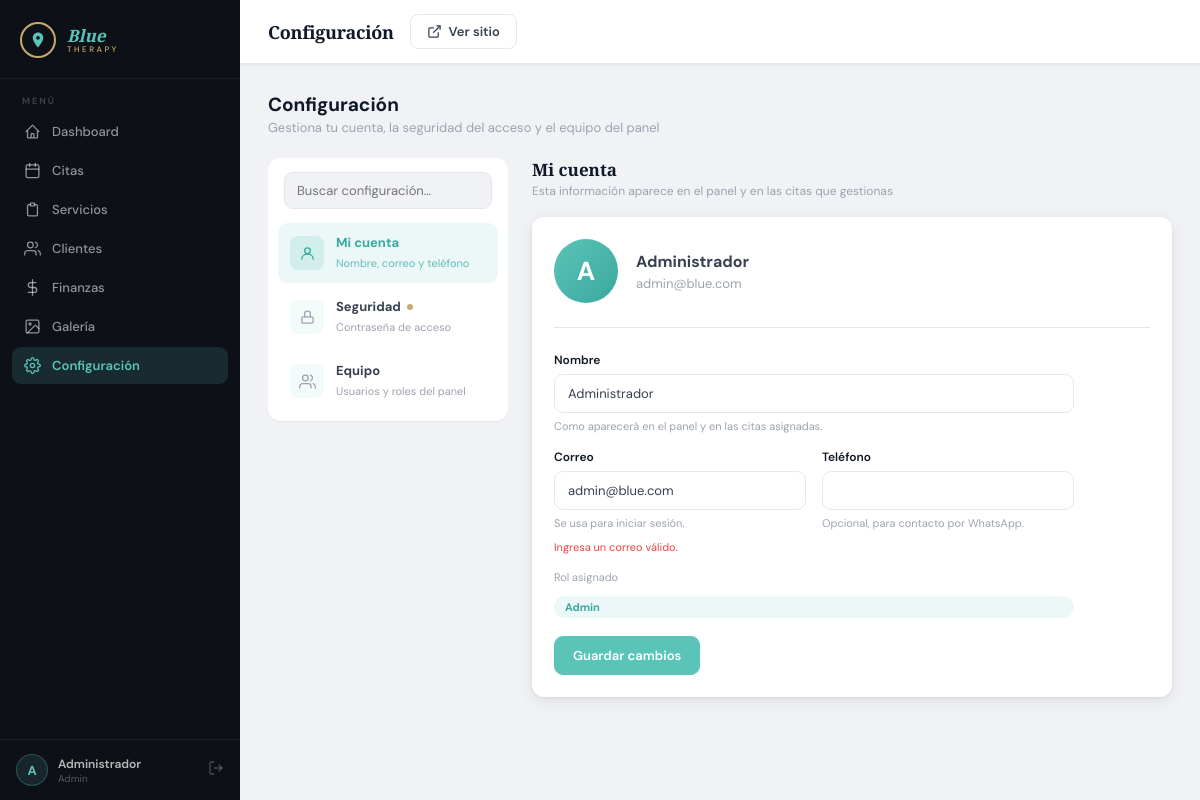
Screenshot of /admin/settings.php (signed in) with the database file from the repository.
### tables this page shows
CREATE TABLE users (
    id          INT UNSIGNED AUTO_INCREMENT PRIMARY KEY,
    name        VARCHAR(100)          NOT NULL,
    email       VARCHAR(150)          NOT NULL UNIQUE,
    password    VARCHAR(255)          NOT NULL,
    role        ENUM('admin','staff') NOT NULL DEFAULT 'staff',
    phone       VARCHAR(20),
    photo       VARCHAR(255),
    active      TINYINT(1)            NOT NULL DEFAULT 1,
    created_at  DATETIME              NOT NULL DEFAULT CURRENT_TIMESTAMP,
    updated_at  DATETIME              NOT NULL DEFAULT CURRENT_TIMESTAMP ON UPDATE CURRENT_TIMESTAMP
);

### includes/functions.php (called while the page is built, shortened)
<?php
function e(mixed $value): string {
    return htmlspecialchars((string)$value, ENT_QUOTES | ENT_HTML5, 'UTF-8');
}

### includes/session.php (called while the page is built, shortened)
<?php
function currentUser(): ?array {
    return $_SESSION['user'] ?? null;
}

### admin/settings.php (the view, shortened to what this page needs)
<?php
require_once __DIR__ . '/../includes/session.php';
require_once __DIR__ . '/../includes/functions.php';
$db   = getDB();
$me   = currentUser();
$tab   = $_GET['tab'] ?? 'profile';
$staff = $db->query("SELECT * FROM users ORDER BY role, name")->fetchAll();
$prof = $db->prepare("SELECT * FROM users WHERE id=?");
$prof->execute([$me['id']]);
$profile = $prof->fetch();
$pageTitle  = 'Configuración';
$activePage = 'settings';
$extraCss   = ['/Blue/assets/css/m-finanzas.css'];
require_once __DIR__ . '/../includes/admin_layout.php';
$sections = [
    'profile' => [
        'label'    => 'Mi cuenta',
        'desc'     => 'Nombre, correo y teléfono',
        'icon'     => '<circle cx="12" cy="8" r="4"/><path d="M4 20c0-4.4 3.6-7 8-7s8 2.6 8 7"/>',
        'critical' => false,
    ],
    'security' => [
        'label'    => 'Seguridad',
        'desc'     => 'Contraseña de acceso',
        'icon'     => '<rect x="4" y="11" width="16" height="9" rx="2"/><path d="M8 11V7a4 4 0 018 0v4"/>',
        'critical' => true,
    ],
    'team' => [
        'label'    => 'Equipo',
        'desc'     => 'Usuarios y roles del panel',
        'icon'     => '<path d="M17 21v-2a4 4 0 00-4-4H5a4 4 0 00-4 4v2"/><circle cx="9" cy="7" r="4"/><path d="M23 21v-2a4 4 0 00-3-3.87"/><path d="M16 3.13a4 4 0 010 7.75"/>',
        'critical' => false,
    ],
];
?>
<div class="page-head">
  <div>
    <h2>Configuración</h2>
    <p>Gestiona tu cuenta, la seguridad del acceso y el equipo del panel</p>
  </div>
</div>
<div class="settings-shell">
  <nav class="settings-nav" aria-label="Categorías de configuración">
    <div class="settings-search-wrap">
      <input type="search" class="settings-search" id="settingsSearch"
             placeholder="Buscar configuración…" aria-label="Buscar configuración">
    </div>
    <?php foreach ($sections as $key => $s): ?>
      <a href="?tab=<?= $key ?>"
         class="settings-nav-item <?= $tab === $key ? 'active' : '' ?>"
         data-search="<?= e(mb_strtolower($s['label'] . ' ' . $s['desc'])) ?>">
        <span class="settings-nav-icon">
          <svg viewBox="0 0 24 24" fill="none" stroke="currentColor" stroke-width="1.8" stroke-linecap="round" stroke-linejoin="round"><?= $s['icon'] ?></svg>
        </span>
        <span class="settings-nav-text">
          <span class="settings-nav-label">
            <?= e($s['label']) ?>
            <?php if ($s['critical']): ?><span class="settings-nav-critical-dot" title="Configuración sensible"></span><?php endif; ?>
          </span>
          <span class="settings-nav-desc"><?= e($s['desc']) ?></span>
        </span>
      </a>
    <?php endforeach; ?>
  </nav>
  <div class="settings-content">
<?php if ($tab === 'profile'): ?>
  <div class="settings-panel-head">
    <div>
      <h3>Mi cuenta</h3>
      <p>Esta información aparece en el panel y en las citas que gestionas</p>
    </div>
  </div>
  <div class="card"><div class="card-body">
    <div class="profile-header">
      <div class="profile-avatar-lg"><?= mb_strtoupper(mb_substr($profile['name'], 0, 1)) ?></div>
      <div class="profile-header-info">
        <div class="profile-name"><?= e($profile['name']) ?></div>
        <div class="profile-email"><?= e($profile['email']) ?></div>
      </div>
    </div>
    <form method="POST" class="js-settings-form" data-pill="unsaved-profile" style="max-width:520px">
      <div class="form-grid">
        <div class="form-field full">
          <label for="prof_name">Nombre</label>
          <input type="text" id="prof_name" name="name" class="form-control" value="<?= e($profile['name']) ?>" required>
          <span class="form-hint">Como aparecerá en el panel y en las citas asignadas.</span>
        </div>
        <div class="form-field">
          <label for="prof_email">Correo</label>
          <input type="email" id="prof_email" name="email" class="form-control" value="<?= e($profile['email']) ?>" required>
          <span class="form-hint">Se usa para iniciar sesión.</span>
          <span class="field-feedback error" id="prof_email_err" hidden>Ingresa un correo válido.</span>
        </div>
        <div class="form-field">
          <label for="prof_phone">Teléfono</label>
          <input type="tel" id="prof_phone" name="phone" class="form-control" value="<?= e($profile['phone'] ?? '') ?>">
          <span class="form-hint">Opcional, para contacto por WhatsApp.</span>
        </div>
        <div class="form-field full">
          <span class="form-hint" style="display:block;margin-bottom:6px">Rol asignado</span>
          <span class="pill settings-role-pill"><?= e(ucfirst($profile['role'])) ?></span>
        </div>
      </div>
      <button type="submit" class="btn btn-primary" style="margin-top:18px">Guardar cambios</button>
    </form>
  </div></div>
<?php endif; ?>
  </div>
</div>
<?php require_once __DIR__ . '/../includes/admin_footer.php'; ?>

### includes/admin_layout.php (shortened to what this page needs)
<?php
require_once __DIR__ . '/../includes/session.php';
require_once __DIR__ . '/../includes/functions.php';
$currentUser = currentUser();
$pageTitle   ??= 'Panel Admin';
$activePage  ??= '';
$extraCss    ??= [];
$navItems = [
    ['slug' => 'dashboard',    'label' => 'Dashboard',    'href' => '/Blue/admin/',               'icon' => '<path d="M3 12l2-2m0 0l7-7 7 7M5 10v10a1 1 0 001 1h3m10-11l2 2m-2-2v10a1 1 0 01-1 1h-3m-6 0a1 1 0 001-1v-4a1 1 0 011-1h2a1 1 0 011 1v4a1 1 0 001 1m-6 0h6"/>'],
    ['slug' => 'appointments', 'label' => 'Citas',        'href' => '/Blue/admin/appointments.php','icon' => '<rect x="3" y="4" width="18" height="18" rx="2"/><line x1="16" y1="2" x2="16" y2="6"/><line x1="8" y1="2" x2="8" y2="6"/><line x1="3" y1="10" x2="21" y2="10"/>'],
    ['slug' => 'services',     'label' => 'Servicios',    'href' => '/Blue/admin/services.php',    'icon' => '<path d="M9 5H7a2 2 0 00-2 2v12a2 2 0 002 2h10a2 2 0 002-2V7a2 2 0 00-2-2h-2"/><rect x="9" y="3" width="6" height="4" rx="1"/>'],
    ['slug' => 'clients',      'label' => 'Clientes',     'href' => '/Blue/admin/clients.php',     'icon' => '<path d="M17 21v-2a4 4 0 00-4-4H5a4 4 0 00-4 4v2"/><circle cx="9" cy="7" r="4"/><path d="M23 21v-2a4 4 0 00-3-3.87"/><path d="M16 3.13a4 4 0 010 7.75"/>'],
    ['slug' => 'finances',     'label' => 'Finanzas',     'href' => '/Blue/admin/finances.php',    'icon' => '<line x1="12" y1="1" x2="12" y2="23"/><path d="M17 5H9.5a3.5 3.5 0 000 7h5a3.5 3.5 0 010 7H6"/>'],
    ['slug' => 'gallery',      'label' => 'Galería',      'href' => '/Blue/admin/gallery.php',     'icon' => '<rect x="3" y="3" width="18" height="18" rx="2"/><circle cx="8.5" cy="8.5" r="1.5"/><polyline points="21 15 16 10 5 21"/>'],
    ['slug' => 'settings',     'label' => 'Configuración','href' => '/Blue/admin/settings.php',    'icon' => '<circle cx="12" cy="12" r="3"/><path d="M19.4 15a1.65 1.65 0 00.33 1.82l.06.06a2 2 0 010 2.83 2 2 0 01-2.83 0l-.06-.06a1.65 1.65 0 00-1.82-.33 1.65 1.65 0 00-1 1.51V21a2 2 0 01-4 0v-.09A1.65 1.65 0 009 19.4a1.65 1.65 0 00-1.82.33l-.06.06a2 2 0 01-2.83-2.83l.06-.06A1.65 1.65 0 004.68 15a1.65 1.65 0 00-1.51-1H3a2 2 0 010-4h.09A1.65 1.65 0 004.6 9a1.65 1.65 0 00-.33-1.82l-.06-.06a2 2 0 012.83-2.83l.06.06A1.65 1.65 0 009 4.68a1.65 1.65 0 001-1.51V3a2 2 0 014 0v.09a1.65 1.65 0 001 1.51 1.65 1.65 0 001.82-.33l.06-.06a2 2 0 012.83 2.83l-.06.06A1.65 1.65 0 0019.4 9a1.65 1.65 0 001.51 1H21a2 2 0 010 4h-.09a1.65 1.65 0 00-1.51 1z"/>'],
];
?>
<!DOCTYPE html>
<html lang="es">
<head>
  <link rel="stylesheet" href="/Blue/assets/css/admin.css?v=<?= @filemtime(__DIR__ . '/../assets/css/admin.css') ?>">
  <?php foreach ($extraCss as $css): ?>
  <link rel="stylesheet" href="<?= e($css) ?>">
  <?php endforeach; ?>
</head>
<body>
<div class="admin-wrap">
<aside class="admin-sidebar" id="adminSidebar">
  <div class="sidebar-logo">
    <div class="sidebar-logo-mark">
      <svg viewBox="0 0 24 24" fill="#5bc4b8"><path d="M12 2C8.13 2 5 5.13 5 9c0 5.25 7 13 7 13s7-7.75 7-13c0-3.87-3.13-7-7-7zm0 9.5c-1.38 0-2.5-1.12-2.5-2.5S10.62 6.5 12 6.5s2.5 1.12 2.5 2.5S13.38 11.5 12 11.5z"/></svg>
    </div>
    <div class="sidebar-logo-text">
      <div class="sidebar-logo-blue">Blue</div>
      <div class="sidebar-logo-therapy">Therapy</div>
    </div>
  </div>
  <div class="sidebar-section">
    <div class="sidebar-section-label">Menú</div>
    <?php foreach ($navItems as $item): ?>
      <a href="<?= $item['href'] ?>"
         class="sidebar-link <?= $activePage === $item['slug'] ? 'active' : '' ?>">
        <svg width="17" height="17" viewBox="0 0 24 24" fill="none" stroke="currentColor" stroke-width="1.8" stroke-linecap="round" stroke-linejoin="round">
          <?= $item['icon'] ?>
        </svg>
        <?= $item['label'] ?>
      </a>
    <?php endforeach; ?>
  </div>
  <div class="sidebar-user">
    <div class="sidebar-user-avatar">
      <?= mb_substr($currentUser['name'] ?? 'A', 0, 1) ?>
    </div>
    <div>
      <div class="sidebar-user-name"><?= e($currentUser['name'] ?? '') ?></div>
      <div class="sidebar-user-role"><?= e($currentUser['role'] ?? '') ?></div>
    </div>
    <a href="/Blue/logout.php" class="sidebar-logout" title="Cerrar sesión">
      <svg viewBox="0 0 24 24" fill="none" stroke="currentColor" stroke-width="2"><path d="M9 21H5a2 2 0 01-2-2V5a2 2 0 012-2h4"/><polyline points="16 17 21 12 16 7"/><line x1="21" y1="12" x2="9" y2="12"/></svg>
    </a>
  </div>
</aside>
<div class="admin-main">
  <header class="admin-topbar">
    <div>
      <div class="topbar-title"><?= e($pageTitle) ?></div>
    </div>
    <div class="topbar-actions">
      <a href="/Blue/" target="_blank" class="topbar-btn" title="Ver sitio público">
        <svg width="15" height="15" viewBox="0 0 24 24" fill="none" stroke="currentColor" stroke-width="2"><path d="M18 13v6a2 2 0 01-2 2H5a2 2 0 01-2-2V8a2 2 0 012-2h6"/><polyline points="15 3 21 3 21 9"/><line x1="10" y1="14" x2="21" y2="3"/></svg>
        <span class="topbar-btn-text">Ver sitio</span>
      </a>
    </div>
  </header>
  <main class="admin-content">

### assets/css/m-finanzas.css (style rules this page uses)
.profile-header { display: flex; align-items: center; gap: 18px; padding-bottom: 24px; border-bottom: 1px solid var(--border, #e5e7eb); margin-bottom: 24px; }
.profile-avatar-lg { width: 64px; height: 64px; border-radius: 50%; background: linear-gradient(135deg, var(--teal, #5bc4b8), var(--teal-dark, #3aa89e)); color: #fff; font-size: 26px; font-weight: 700; font-family: 'DM Sans', system-ui, sans-serif; display: flex; align-items: center; justify-content: center; flex-shrink: 0; letter-spacing: 0; }
.profile-header-info .profile-name { font-size: 16px; font-weight: 700; color: var(--text, #111827); margin-bottom: 3px; }
.profile-header-info .profile-email { font-size: 13px; color: var(--muted, #6b7280); }
.settings-shell { display: grid; grid-template-columns: 240px 1fr; gap: 24px; align-items: start; }
.settings-nav { display: flex; flex-direction: column; gap: 4px; background: var(--white, #fff); border-radius: var(--radius, 12px); box-shadow: var(--shadow-sm, 0 1px 2px rgba(0,0,0,.05)); padding: 10px; position: sticky; top: 88px; }
.settings-search-wrap { padding: 4px 6px 10px; }
.settings-search { width: 100%; padding: 9px 12px; border: 1.5px solid var(--border, #e5e7eb); border-radius: 9px; font-family: 'DM Sans', system-ui, sans-serif; font-size: 13px; color: var(--text, #374151); background: var(--bg-page, #f0f2f5); outline: none; transition: border-color .22s ease, background .22s ease; }
.settings-nav-item { display: flex; align-items: center; gap: 12px; padding: 11px 12px; border-radius: 9px; color: var(--text, #374151); transition: background .22s ease, color .22s ease; }
.settings-nav-item.active { background: var(--teal-light, rgba(91,196,184,.12)); color: var(--teal-dark, #3aa89e); }
.settings-nav-item.active .settings-nav-icon { background: rgba(91,196,184,.18); color: var(--teal-dark, #3aa89e); }
.settings-nav-item.active .settings-nav-desc { color: var(--teal-dark, #3aa89e); opacity: .75; }
.settings-nav-icon { width: 34px; height: 34px; border-radius: 8px; display: flex; align-items: center; justify-content: center; background: rgba(91,196,184,.08); color: var(--muted, #9ca3af); flex-shrink: 0; transition: color .22s ease, background .22s ease; }
.settings-nav-icon svg { width: 17px; height: 17px; }
.settings-nav-text { min-width: 0; flex: 1; }
.settings-nav-label { display: flex; align-items: center; gap: 6px; font-size: 13px; font-weight: 700; }
.settings-nav-desc { font-size: 11px; color: var(--muted, #9ca3af); margin-top: 1px; white-space: nowrap; overflow: hidden; text-overflow: ellipsis; }
.settings-nav-critical-dot { width: 6px; height: 6px; border-radius: 50%; background: var(--gold, #c8a96e); flex-shrink: 0; }
.settings-content { min-width: 0; }
.settings-panel-head { display: flex; align-items: center; justify-content: space-between; gap: 12px; margin-bottom: 18px; flex-wrap: wrap; }
.settings-panel-head h3 { font-family: 'Playfair Display', serif; font-size: 17px; font-weight: 700; color: var(--dark, #111827); }
.settings-panel-head p { font-size: 12px; color: var(--muted, #9ca3af); margin-top: 2px; }
.settings-role-pill { display: inline-flex; }
.field-feedback { display: block; font-size: 11px; margin-top: 4px; }
.field-feedback.error { color: var(--cancelled, #ef4444); }

### rows the page displays
users: name "A", name "Administrador", role "Admin", email "admin@blue.com"

### other values shown
$item['label'] "Dashboard"
$item['label'] "Citas"
$item['label'] "Servicios"
$item['label'] "Clientes"
$item['label'] "Finanzas"
$item['label'] "Galería"
$item['label'] "Configuración"
$pageTitle "Configuración"
$s['label'] "Mi cuenta"
$s['desc'] "Nombre, correo y teléfono"
$s['label'] "Seguridad"
$s['desc'] "Contraseña de acceso"
$s['label'] "Equipo"
$s['desc'] "Usuarios y roles del panel"
